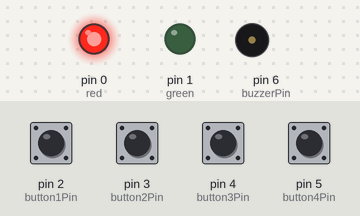
This sketch was run on a simulated Arduino Uno, built with avr-gcc and run on an emulated ATmega328P. On the bench: output pins drawn as LEDs (lit = HIGH), buzzer (waves = sounding). Inputs (shaded band) come from the test bench; at power-on: pin 2 (button1Pin), pin 3 (button2Pin), pin 4 (button3Pin), pin 5 (button4Pin) LOW.

Above: at 1.2 s.
1.3 s: pin 2 (button1Pin) pulled HIGH for 1 s
At 1.7 s:
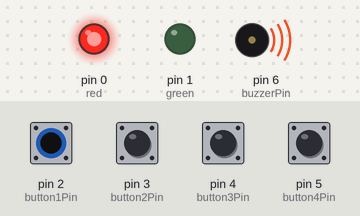
3.8 s: pin 5 (button4Pin) pulled HIGH for 0.15 s
At 4.1 s:
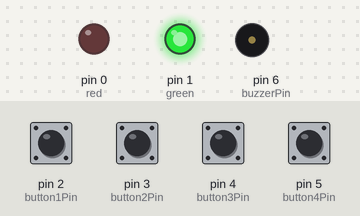
5.4 s: pin 3 (button2Pin) pulled HIGH for 0.15 s
At 5.8 s:
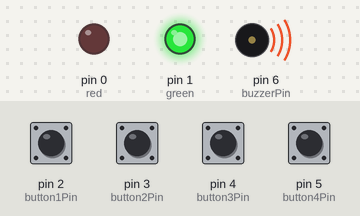
Timing chart, 0 to 8.4 s (numbered marks = the images above; inputs shaded):
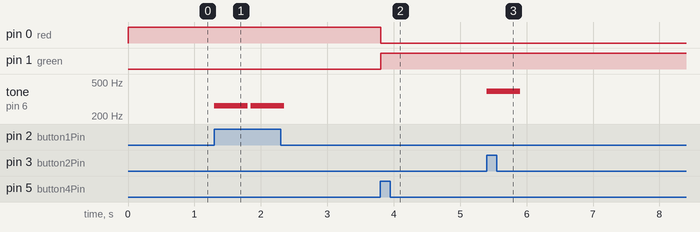

Measured:
- after the input at 1.3 s, tone on pin 6 (buzzerPin): alternates 262 Hz for 0.50 s and silent for 0.05 s, 4 changes in all, then stays silent, starting at once
- after the input at 3.8 s, pin 0 (red): HIGH → LOW at once; pin 1 (green): LOW → HIGH at once
- after the input at 5.4 s, tone on pin 6 (buzzerPin): silent → 392 Hz at once, → silent 0.50 s later

The sketch:

V3.ino
```cpp
// Menyalakan LED sekaligus nada dengan Push Button serta Push Button ke 4 sebagai penanda mode nada
const int red = 0;         // Pin yang terhubung ke LED merah
const int green = 1;       // Pin yang terhubung ke LED hijau
const int button1Pin = 2;  // Pin yang terhubung ke tombol 1
const int button2Pin = 3;  // Pin yang terhubung ke tombol 2
const int button3Pin = 4;  // Pin yang terhubung ke tombol 3
const int button4Pin = 5;  // Pin yang terhubung ke tombol 4
const int buzzerPin = 6;   // Pin yang terhubung ke buzzer

int button1State = 0;
int button2State = 0;
int button3State = 0;
int button4State = 0;
bool useSecondSet = false;  // Flag untuk menentukan set nada yang digunakan

// Nada frekuensi untuk dua set tangga nada
int notesSet1[] = {
  262,  // C (Do)
  294,  // D (Re)
  330   // E (Mi)
};

int notesSet2[] = {
  349,  // F (Fa)
  392,  // G (Sol)
  440   // A (La)
};

void setup() {
  // Inisialisasi pin LED sebagai output
  pinMode(red, OUTPUT);
  pinMode(green, OUTPUT);
  // Inisialisasi pin push button sebagai input
  pinMode(button1Pin, INPUT);
  pinMode(button2Pin, INPUT);
  pinMode(button3Pin, INPUT);
  pinMode(button4Pin, INPUT);
  // Inisialisasi pin buzzer sebagai output
  pinMode(buzzerPin, OUTPUT);
  digitalWrite(red, HIGH);
}

void loop() {
  // Baca status push button
  button1State = digitalRead(button1Pin);
  button2State = digitalRead(button2Pin);
  button3State = digitalRead(button3Pin);
  button4State = digitalRead(button4Pin);

  // Periksa apakah tombol 4 ditekan
  if (button4State == HIGH) {
    useSecondSet = !useSecondSet;  // Ganti set nada
    if (useSecondSet) {
      digitalWrite(green, HIGH);
      digitalWrite(red, LOW);
    } else {
      digitalWrite(red, HIGH);
      digitalWrite(green, LOW);
    }
    delay(500);  // Penundaan untuk debounce
  }
  // Periksa tombol 1
  if (button1State == HIGH) {
    if (useSecondSet) {
      tone(buzzerPin, notesSet2[0]);
    } else {
      tone(buzzerPin, notesSet1[0]);
    }
    delay(500);
    noTone(buzzerPin);
  }

  // Periksa tombol 2
  if (button2State == HIGH) {
    if (useSecondSet) {
      tone(buzzerPin, notesSet2[1]);
    } else {
      tone(buzzerPin, notesSet1[1]);
    }
    delay(500);
    noTone(buzzerPin);
  }

  // Periksa tombol 3
  if (button3State == HIGH) {
    if (useSecondSet) {
      tone(buzzerPin, notesSet2[2]);
    } else {
      tone(buzzerPin, notesSet1[2]);
    }
    delay(500);
    noTone(buzzerPin);
  }

  // Tambahkan sedikit penundaan untuk debounce
  delay(50);
}
```
